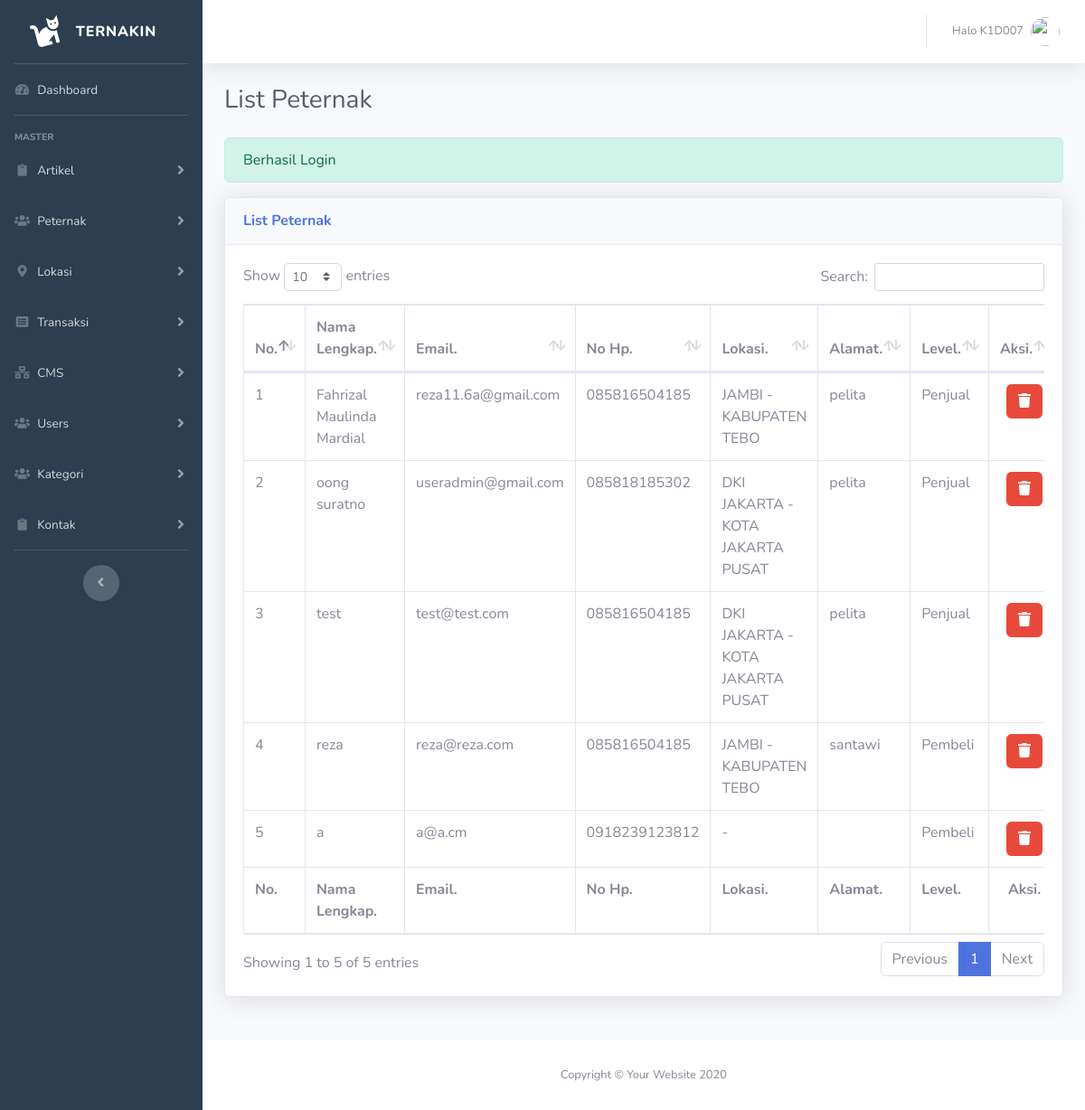
The app's page /cms-dashboard/pages/peternak/index.php (signed in) with its own data.
### tables this page shows
CREATE TABLE `tb_peternak` (
  `id_peternak` int(10) NOT NULL,
  `img_profile` text DEFAULT NULL,
  `nama_lengkap` varchar(35) NOT NULL,
  `email` varchar(50) NOT NULL,
  `password` varchar(60) NOT NULL,
  `no_hp` varchar(13) NOT NULL,
  `alamat` text DEFAULT NULL,
  `no_rek` varchar(50) DEFAULT NULL,
  `id_provinsi` int(2) DEFAULT NULL,
  `id_kota` int(4) DEFAULT NULL,
  `level` enum('1','2') NOT NULL,
  `created_at` timestamp NOT NULL DEFAULT current_timestamp() ON UPDATE current_timestamp()
);

CREATE TABLE `tb_provinsi` (
  `id_provinsi` int(2) NOT NULL,
  `nama_provinsi` varchar(50) NOT NULL
);

CREATE TABLE `tb_kota` (
  `id_kota` int(4) NOT NULL,
  `id_provinsi` int(2) NOT NULL,
  `nama_kota` text NOT NULL
);

### cms-dashboard/pages/peternak/index.php (the view, shortened to what this page needs)
  <?php
    $title="List Peternak";
    require_once"../../../config/database.php";
    require_once"../../templates/head-dashboard.php";
   ?>
   <link rel="stylesheet" type="text/css" href="<?=$_ENV['base_url']?>cms-dashboard/assets/vendor/datatables/dataTables.bootstrap4.min.css">
  <?php
    $sql = mysqli_query($con,"SELECT * FROM tb_peternak p LEFT JOIN tb_provinsi tp ON p.id_provinsi = tp.id_provinsi LEFT JOIN tb_kota k ON p.id_kota = k.id_kota");
  ?>
</head>
<body id="page-top">
  <div id="wrapper">
      <?php require_once"../../partials/sidebar.php"; ?>
    <div id="content-wrapper" class="d-flex flex-column">
      <div id="content">
          <?php require_once"../../partials/topbar.php"; ?>
        <div class="container-fluid" style="transition: 0.4s;">
          <div class="d-sm-flex align-items-center justify-content-between mb-4">
            <h1 class="h3 mb-0 text-gray-800"><?=$title?></h1>
          </div>
          <?php
            if (isset($_SESSION['alert'])) {
              if (isset($_SESSION['alert']['berhasil'])) {
                ?>
                <div class="alert alert-success" role="alert">
                  <?=$_SESSION['alert']['berhasil']?>
                </div>
                <?php
              }else{
                ?>
                <div class="alert alert-danger" role="alert">
                  <?=$_SESSION['alert']['gagal']?>
                </div>
                <?php
              }
            }
          ?>
          <div class="row">
            <div class="col-lg-12 mb-4">
              <div class="card shadow mb-4">
                <div class="card-header py-3 d-sm-flex justify-content-between">
                  <h6 class="m-0 font-weight-bold text-primary"><?=$title?></h6>
                </div>
                <div class="card-body">
                  <div class="table-responsive">
                      <table class="table table-bordered" id="listUser" width="100%" cellspacing="0">
                        <thead>
                          <tr>
                            <th>No.</th>
                            <th>Nama Lengkap.</th>
                            <th>Email.</th>
                            <th>No Hp.</th>
                            <th>Lokasi.</th>
                            <th>Alamat.</th>
                            <th>Level.</th>
                            <th class="text-center">Aksi.</th>
                          </tr>
                        </thead>
                        <tfoot>
                          <tr>
                            <th>No.</th>
                            <th>Nama Lengkap.</th>
                            <th>Email.</th>
                            <th>No Hp.</th>
                            <th>Lokasi.</th>
                            <th>Alamat.</th>
                            <th>Level.</th>
                            <th class="text-center">Aksi.</th>
                          </tr>
                        </tfoot>
                        <tbody>
                          <?php
                          $no=1;
                            while ($data = mysqli_fetch_array($sql)) {
                              ?>
                                <tr>
                                  <td><?=$no++?></td>
                                  <td><?=$data['nama_lengkap']?></td>
                                  <td><?=$data['email']?></td>
                                  <td><?=$data['no_hp']?></td>
                                  <td><?=$data['nama_provinsi'].' - '.$data['nama_kota']?></td>
                                  <td><?=$data['alamat']?></td>
                                  <td><?php
                                      if ($data['level']=="1") {
                                        echo"Pembeli";
                                      }else{
                                        echo"Penjual";
                                      }
                                      ?>
                                  </td>
                                  <td>
                                    <div class="d-flex justify-content-center">
                                      <form method="POST" action="<?=$_ENV['base_url']?>cms-dashboard/pages/peternak/aksi">
                                        <button type="submit" name="aksi" class="btn btn-danger" value="hapus-peternak" onclick="return confirm('Peternak akan dihapus??')"><i class="fas fa-trash"></i></button>
                                      </form>
                                    </div>
                                  </td>
                                </tr>
                              <?php
                            }
                          ?>
                        </tbody>
                      </table>
                  </div>
                </div>
              </div>
            </div>
          </div>
        </div>
      </div>
      <footer class="sticky-footer bg-white">
        <div class="container my-auto">
          <div class="copyright text-center my-auto">
            <span>Copyright &copy; Your Website 2020</span>
          </div>
        </div>
      </footer>
    </div>
  </div>
  <?php require_once"../../templates/footer-dashboard.php" ?>
</html>

### records on screen
tb_peternak: nama_lengkap "Fahrizal Maulinda Mardial", email "reza11.6a@gmail.com", no_hp "085816504185", id_provinsi.nama_provinsi "JAMBI", id_kota.nama_kota "KABUPATEN TEBO", alamat "pelita", level "Penjual"
tb_peternak: nama_lengkap "oong suratno", email "useradmin@gmail.com", no_hp "085818185302", id_provinsi.nama_provinsi "DKI JAKARTA", id_kota.nama_kota "KOTA JAKARTA PUSAT", alamat "pelita", level "Penjual"
tb_peternak: nama_lengkap "test", email "test@test.com", no_hp "085816504185", id_provinsi.nama_provinsi "DKI JAKARTA", id_kota.nama_kota "KOTA JAKARTA PUSAT", alamat "pelita", level "Penjual"
tb_peternak: nama_lengkap "reza", email "reza@reza.com", no_hp "085816504185", id_provinsi.nama_provinsi "JAMBI", id_kota.nama_kota "KABUPATEN TEBO", alamat "santawi", level "Pembeli"
tb_peternak: nama_lengkap "a", email "a@a.cm", no_hp "0918239123812", level "Pembeli"

### other values on screen
$_SESSION['user']['username'] "K1D007"
$title "List Peternak"
$_SESSION['alert']['berhasil'] "Berhasil Login"
